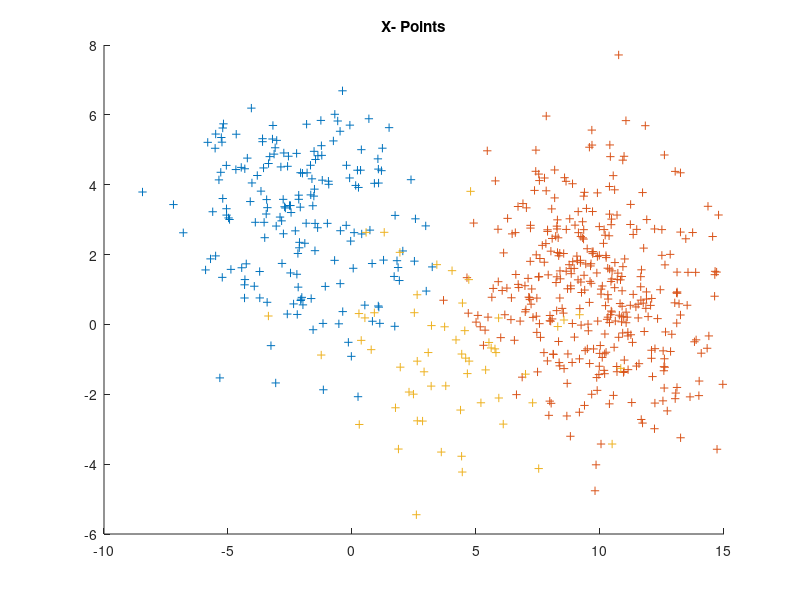
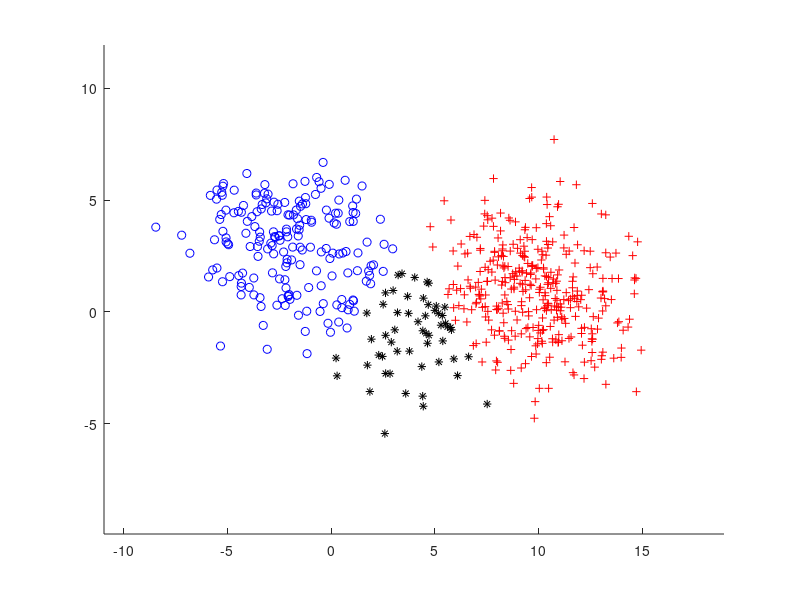
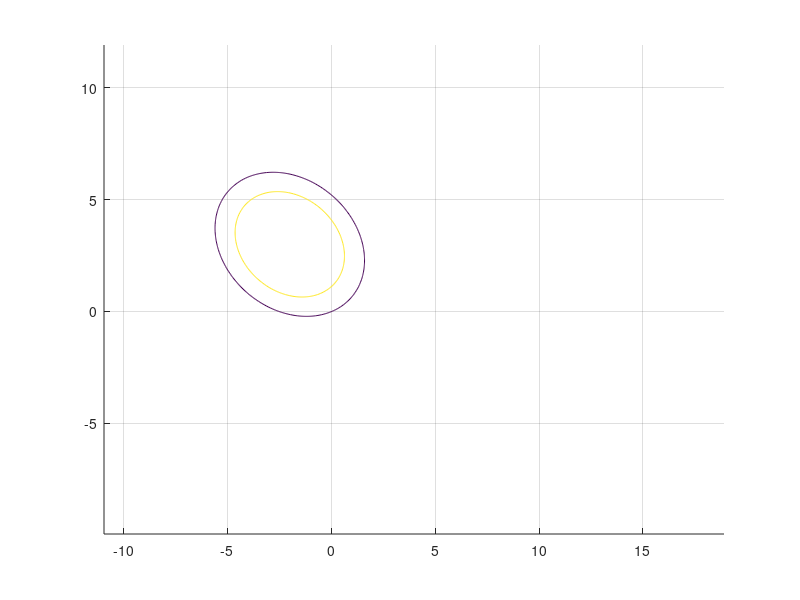

Write the MATLAB code that produced these figures, in order. (Note: this script raises an error after producing the figures.)
clear; close all;

n = 2; M= 3;
K = 200;
m = [-2 3;10 1;4 -1]';
pw =[0.3; 0.6;0.1];

C = [5 -1;-1 4];
C_ = C^-1;
N = K*M;

for k = 1 : M - 1
    NN(k) = uint16(N * pw(k));
end
NN(M) = N - sum(NN);

label = {'bo', 'r+', 'k*', 'gx'};

IMS=[];
figure; hold on;title('X- Points');
for i=1:M
    ims = mvnrnd(m(:,i),C,NN(i))';
    plot(ims(1,:),ims(2,:),'+');
    IMS = [IMS,ims];
end;
U  =[];
for i = 1:M
    comp_1 = IMS'*C_*m(:,i)-0.5*m(:,i)'*C_*m(:,i) +log(pw(i));    
    U = [U,comp_1];
end
[ui,iai]=max(U,[],2);

figure; hold on;
for i = 1:N
    plot(IMS(1, i), IMS(2, i),label{iai(i)});
end


PIJ = zeros(M);
l0_ = zeros(M);
for i = 1 : M
    for j=i+1:M
        l0_(i,j)=log(pw(j)/pw(i)); 
        h=0.5*(m(:,i)-m(:,j))'*C_*(m(:,i)-m(:,j)); sD=sqrt(2*h);
        PIJ(i,j)=normcdf(l0_(i,j),h,sD); 
        PIJ(j,i)=1-normcdf(l0_(i,j),-h,sD);
    end
    PIJ(i,i)=1-sum(PIJ(i,:));
end;

Pc_=zeros(M);
for i=1:M
    X_test = mvnrnd(m(:,i),C,K)';    
    U  =[];
    for j = 1:M
        comp_1 = X_test'*C_*m(:,j)-0.5*m(:,j)'*C_*m(:,j) +log(pw(j));
        U = [U,comp_1];
    end
    [ui,iai]=max(U,[],2);
    Pc_(i,1)=Pc_(i,1)+ sum(iai==1);
    Pc_(i,2)=Pc_(i,2)+ sum(iai==2);
    Pc_(i,3)=Pc_(i,3)+ sum(iai==3);
end
Pc_ = Pc_/K;
disp("Theoretical Error rates");
disp(PIJ);
disp("Experimental Error rates");
disp(Pc_);


D = C(1,1);
xmin1=-4*sqrt(D)+min(m(1,:)); 
xmax1=4*sqrt(D)+max(m(1,:));
xmin2=-4*sqrt(D)+min(m(2,:));
xmax2=4*sqrt(D)+max(m(2,:));
x1=xmin1:0.05:xmax1; x2=xmin2:0.05:xmax2; 
axis([xmin1,xmax1,xmin2,xmax2]);
figure; hold on; grid on;
[X1,X2]=meshgrid(x1,x2);
x12=[X1(:),X2(:)]; 
for i = 1:M
    f2=mvnpdf(x12,m(:,i)',C);
    f3=reshape(f2,length(x2),length(x1));
    [Ch,h]=contour(x1,x2,f3,[0.01,0.5*max(f3(:))],'Color','b','LineWidth',0.75);    clabel(Ch,h);
    for j=i+1:M,%èçîáðàæåíèå ðàçäåëÿþùèõ ãðàíèö
              wij=C_*(m(:,i)-m(:,j)); 
              wij0=-0.5*(m(:,i)+m(:,j))'*C_*(m(:,i)-m(:,j));
              f4=wij'*x12'+wij0; 
              f5=reshape(f4,length(x2),length(x1));
              [Ch_,h_] = contour(x1,x2,f5,[l0_(i,j)+0.0001]); 
    end
end





